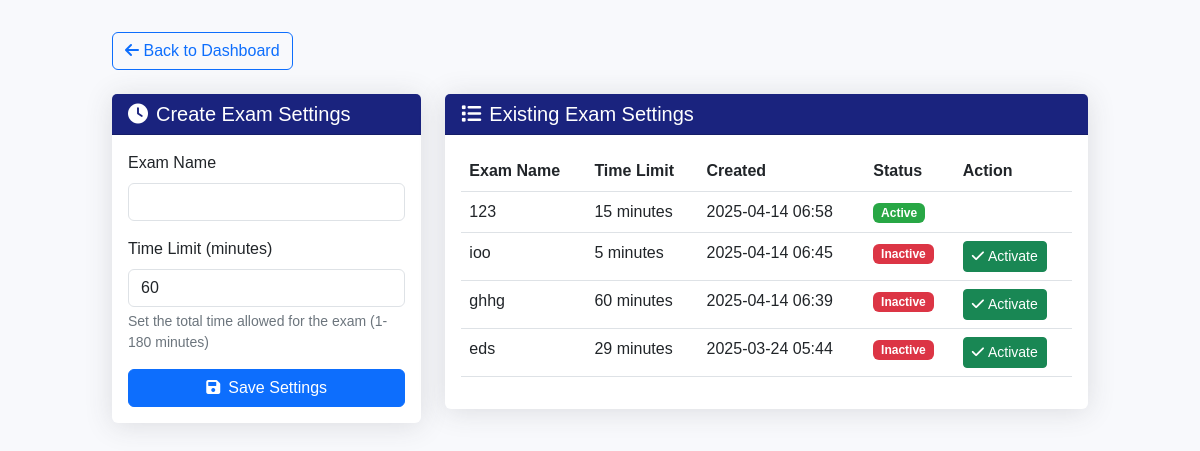
The app's page /manage_exam_settings (signed in) with its own data.
### app.py (models this page shows)
class ExamSettings(db.Model):
    __tablename__ = 'exam_settings'
    id = db.Column(db.Integer, primary_key=True)
    exam_name = db.Column(db.String(100), nullable=False)
    time_limit = db.Column(db.Integer, nullable=False)  # Time limit in minutes
    created_by = db.Column(db.Integer, db.ForeignKey('users.id'), nullable=False)
    created_at = db.Column(db.DateTime, default=datetime.utcnow)
    is_active = db.Column(db.Boolean, default=True)

### app.py (the view, shortened to what this page needs)
@app.route('/manage_exam_settings', methods=['GET', 'POST'])
@login_required
@teacher_required
@csrf.exempt  # Add CSRF exemption
def manage_exam_settings():
    exam_settings = ExamSettings.query.order_by(ExamSettings.created_at.desc()).all()
    return render_template('manage_exam_settings.html', exam_settings=exam_settings)

### app.py (called while the page is built)
def teacher_required(f):
    @wraps(f)
    def decorated_function(*args, **kwargs):
        if not current_user.is_authenticated or current_user.role != 'teacher':
            flash('Access denied. Teachers only.', 'error')
            return redirect(url_for('login'))
        return f(*args, **kwargs)
    return decorated_function

@login_manager.user_loader
def load_user(user_id):
    try:
        return User.query.get(int(user_id))
    except:
        return None

### templates/manage_exam_settings.html (shortened to what this page needs)
<!DOCTYPE html>
<html lang="en">
<head>
    <link href="https://cdn.jsdelivr.net/npm/bootstrap@5.3.0/dist/css/bootstrap.min.css" rel="stylesheet">
    <link href="https://cdnjs.cloudflare.com/ajax/libs/font-awesome/6.0.0/css/all.min.css" rel="stylesheet">
</head>
<body>
    <div class="container">
        <div class="mb-4">
            <a href="{{ url_for('teacher_dashboard') }}" class="btn btn-outline-primary">
                <i class="fas fa-arrow-left"></i> Back to Dashboard
            </a>
        </div>
        <div class="row">
            <div class="col-md-4">
                <div class="card">
                    <div class="card-header">
                        <h5 class="mb-0"><i class="fas fa-clock me-2"></i>Create Exam Settings</h5>
                    </div>
                    <div class="card-body">
                        <form method="POST" action="{{ url_for('manage_exam_settings') }}">
                            <div class="mb-3">
                                <label for="exam_name" class="form-label">Exam Name</label>
                                <input type="text" class="form-control" id="exam_name" name="exam_name" required>
                            </div>
                            <div class="mb-3">
                                <label for="time_limit" class="form-label">Time Limit (minutes)</label>
                                <input type="number" class="form-control" id="time_limit" name="time_limit"
                                       value="60" min="1" max="180" required>
                                <div class="time-limit-info">
                                    Set the total time allowed for the exam (1-180 minutes)
                                </div>
                            </div>
                            <button type="submit" class="btn btn-primary w-100">
                                <i class="fas fa-save me-2"></i>Save Settings
                            </button>
                        </form>
                    </div>
                </div>
            </div>
            <div class="col-md-8">
                <div class="card">
                    <div class="card-header">
                        <h5 class="mb-0"><i class="fas fa-list me-2"></i>Existing Exam Settings</h5>
                    </div>
                    <div class="card-body">
                        {% if exam_settings %}
                            <div class="table-responsive">
                                <table class="table table-hover">
                                    <thead>
                                        <tr>
                                            <th>Exam Name</th>
                                            <th>Time Limit</th>
                                            <th>Created</th>
                                            <th>Status</th>
                                            <th>Action</th>
                                        </tr>
                                    </thead>
                                    <tbody>
                                        {% for setting in exam_settings %}
                                            <tr>
                                                <td>{{ setting.exam_name }}</td>
                                                <td>{{ setting.time_limit }} minutes</td>
                                                <td>{{ setting.created_at.strftime('%Y-%m-%d %H:%M') }}</td>
                                                <td>
                                                    <span class="badge {% if setting.is_active %}active-badge{% else %}inactive-badge{% endif %}">
                                                        {% if setting.is_active %}Active{% else %}Inactive{% endif %}
                                                    </span>
                                                </td>
                                                <td>
                                                    {% if not setting.is_active %}
                                                        <button class="btn btn-sm btn-success"
                                                                onclick="toggleExamSetting({{ setting.id }})">
                                                            <i class="fas fa-check me-1"></i>Activate
                                                        </button>
                                                    {% endif %}
                                                </td>
                                            </tr>
                                        {% endfor %}
                                    </tbody>
                                </table>
                            </div>
                        {% else %}
                            <div class="alert alert-info">
                                <i class="fas fa-info-circle me-2"></i>
                                No exam settings created yet.
                            </div>
                        {% endif %}
                    </div>
                </div>
            </div>
        </div>
    </div>
</body>
</html>

### templates/manage_exam_settings.html (style rules this page uses)
body { background-color: #f8f9fc; font-family: 'Nunito', sans-serif; }
.container { max-width: 1000px; margin-top: 2rem; }
.card { border: none; box-shadow: 0 0.15rem 1.75rem 0 rgba(58, 59, 69, 0.15); }
.card-header { background: #1a237e; color: white; }
.time-limit-info { font-size: 0.875rem; color: #6c757d; margin-top: 0.25rem; }
.active-badge { background-color: #28a745; }
.inactive-badge { background-color: #dc3545; }

### records on screen
ExamSettings: exam_name "123", time_limit "15", created_at "2025-04-14 06:58", is_active "Active"
ExamSettings: exam_name "ioo", time_limit "5", created_at "2025-04-14 06:45", is_active "Inactive"
ExamSettings: exam_name "ghhg", time_limit "60", created_at "2025-04-14 06:39", is_active "Inactive"
ExamSettings: exam_name "eds", time_limit "29", created_at "2025-03-24 05:44", is_active "Inactive"
